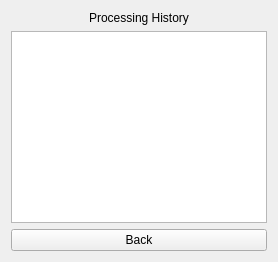
<?xml version="1.0" encoding="UTF-8"?>
<ui version="4.0">
 <class>HistoryPage</class>
 <widget class="QWidget" name="HistoryPage">
  <layout class="QVBoxLayout" name="verticalLayout">
   <item>
    <widget class="QLabel" name="historyTitleLabel">
     <property name="text">
      <string>Processing History</string>
     </property>
     <property name="alignment">
      <set>Qt::AlignCenter</set>
     </property>
    </widget>
   </item>
   <item>
    <widget class="QListWidget" name="historyList">
     <property name="alternatingRowColors">
      <bool>true</bool>
     </property>
    </widget>
   </item>
   <item>
    <widget class="QPushButton" name="backButton">
     <property name="text">
      <string>Back</string>
     </property>
    </widget>
   </item>
  </layout>
 </widget>
 <resources/>
 <connections/>
</ui> 
